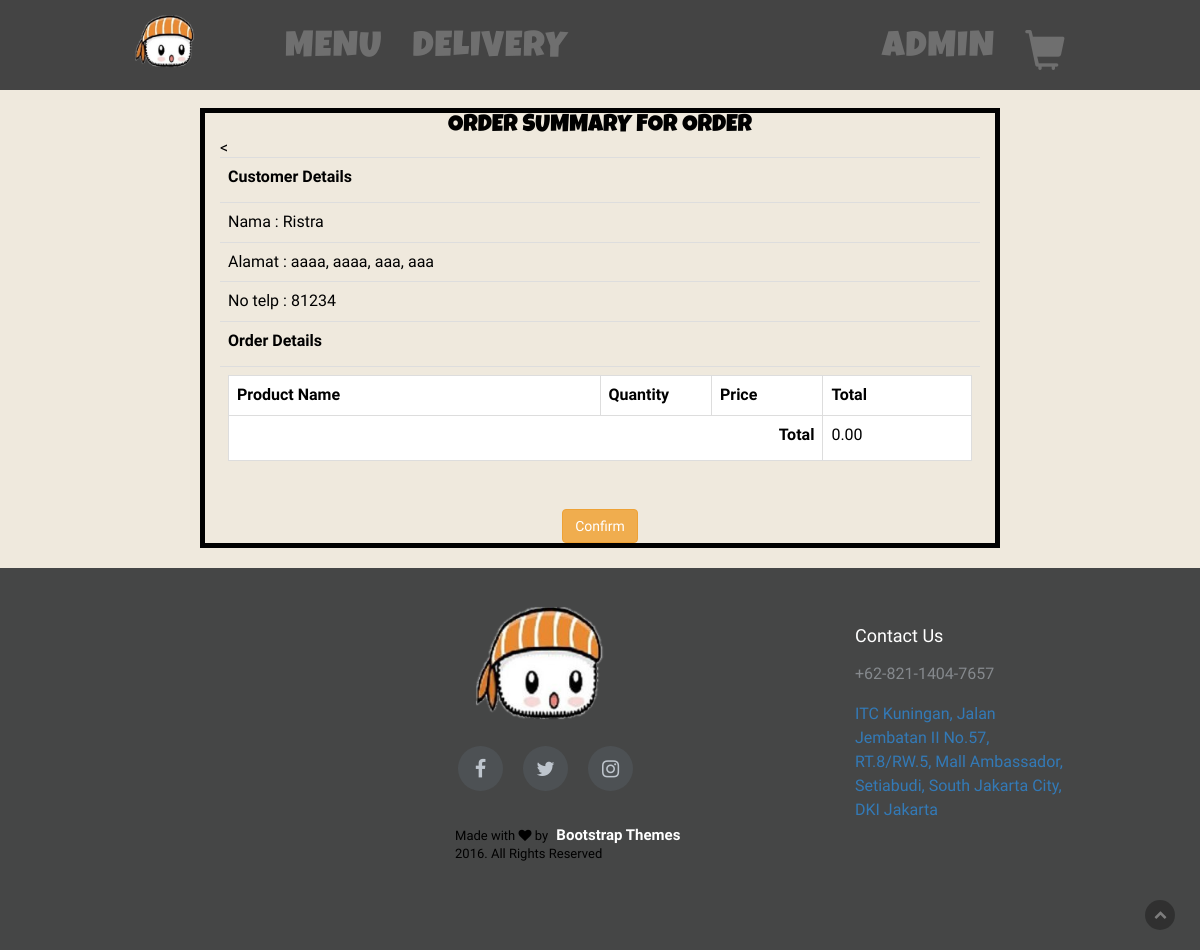
Screenshot of /konfirmasi_order.php (signed in) with the database file from the repository.
### tables this page shows
CREATE TABLE `user` (
  `id_user` int(11) NOT NULL,
  `username` varchar(255) NOT NULL,
  `nama_user` varchar(255) NOT NULL,
  `email` varchar(255) NOT NULL,
  `password` varchar(255) NOT NULL,
  `no_telp` int(11) NOT NULL,
  `jalan` varchar(255) NOT NULL,
  `rt_rw` varchar(255) NOT NULL,
  `kecamatan` varchar(255) NOT NULL,
  `kelurahan` varchar(255) NOT NULL,
  `provinsi` varchar(255) NOT NULL,
  `kode_pos` int(11) NOT NULL
);

### konfirmasi_order.php (the view, shortened to what this page needs)
<?php
 $db = mysqli_connect("localhost", "root", "", "tubes_web");
 ?>
<br />
           <div class="container" style="width:800px; color: black; border: 5px solid black; margin-bottom: 20px;">
                     <h3 align="center">Order Summary for Order</h3>
                     <div class="table-responsive">
                          <table class="table">
                               <tr>
                                    <td><label>Customer Details</label></td>
                               </tr>
                               <tr>
                               <?php
                               		$username = $_SESSION['username'];
                               		$customerdetail = ("SELECT * FROM user WHERE username = '$username'");
                               		$result = mysqli_query($db, $customerdetail);
                               		while ($row = mysqli_fetch_array($result)) {
                               			$nama = $row["nama_user"];
                               			$jalan = $row["jalan"];
                               			$kecamatan = $row["kecamatan"];
                               			$kelurahan = $row["kelurahan"];
                               			$provinsi = $row["provinsi"];
                               			$notelp = $row["no_telp"];
                               		}
                                ?>
                                <tr>
                                	<td> Nama : <?php echo $nama ; ?> </td>
                                </tr>
                                    <td> Alamat : <?php echo $jalan ; ?>, <?php echo $kecamatan; ?>, <?php echo $kelurahan; ?>, <?php echo $provinsi; ?> </td>
                               </tr>
                               		<tr>
                               			<td> No telp : <?php echo $notelp; ?> </td>
                               		</tr>
                               <tr>
                                    <td><label>Order Details</label></td>
                               </tr>
                               <tr>
                                    <td>
                                         <table class="table table-bordered">
                                              <tr>
                                                   <th width="50%">Product Name</th>
                                                   <th width="15%">Quantity</th>
                                                   <th width="15%">Price</th>
                                                   <th width="20%">Total</th>
                                              </tr>
                                              <?php
                                              $total=0;
while ($row2 = mysqli_fetch_array($result2)) {  $nama=$row2["nama_makanan"]; $harga=$row2["harga_makanan"];   }                          					?>
                                              <tr>
                                                   <td colspan="3" align="right"><label>Total</label></td>
                                                   <td><?php  echo number_format($total, 2); ?></td>
                                              </tr>
                                         </table>
                                    </td>
                               </tr>
                          </table>
                     </div>
                <div class="text-center" >
                	<form method="POST" action="index.php">
                	<input type="submit" name="konfirmasi" class="btn btn-warning" value="Confirm" />
                	</form>
                </div>
           </div>

### css/bootsnav.css (style rules this page uses)
body { -webkit-transition: all 0.3s ease-in-out; -moz-transition: all 0.3s ease-in-out; -o-transition: all 0.3s ease-in-out; -ms-transition: all 0.3s ease-in-out; transition: all 0.3s ease-in-out; }

### css/custom.css (style rules this page uses)
body { font-size: 16px; line-height: 18px; font-family: 'Maitree', serif; color: #fff; background: #efe9dd; }
h1, h2, h3, h4, h5, h6 { text-transform: uppercase; font-family: 'Luckiest Guy', cursive; margin: 0; }
h3 { font-size: 24px; }

### css/menu.css (style rules this page uses)
.container { width: 80%; }

### rows the page displays
user: nama_user "Ristra", jalan "aaaa", kecamatan "aaaa", kelurahan "aaa", provinsi "aaa", no_telp "81234"

### other values shown
$_SESSION["username"] "ADMIN"
$total "0.00"
